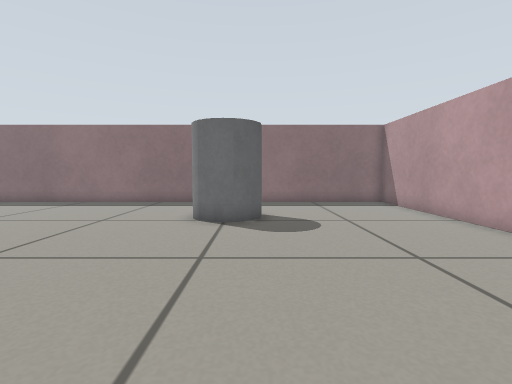
View 1 (above)

16 first-person views from a walk through a world built for the Gazebo simulator. The camera is 0.39 m above the floor, tilts 4° down and sees 85° across. The floor is counted in squares, 0.25 m on a side. Each view is taken from the middle of a square. On the plan, view 1 faces up. The plan holds only what a view shows up to about 14 squares ahead; the rest is blank.

View 2
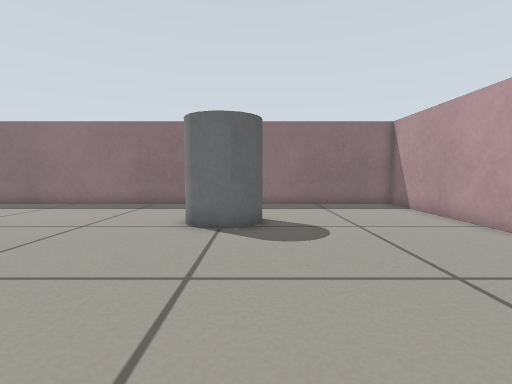

View 3
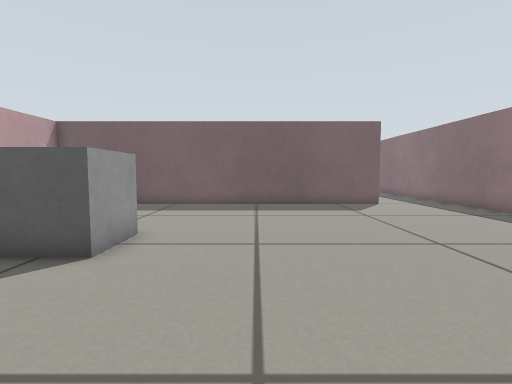

View 4
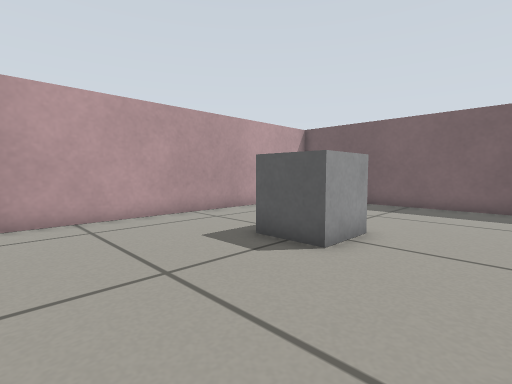

View 5
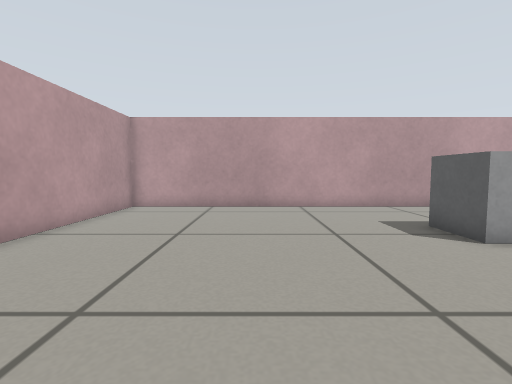

View 6
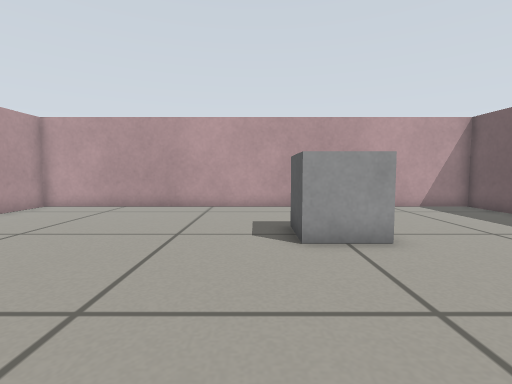

View 7
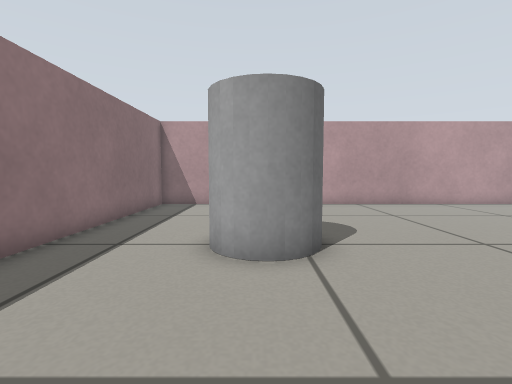

View 8
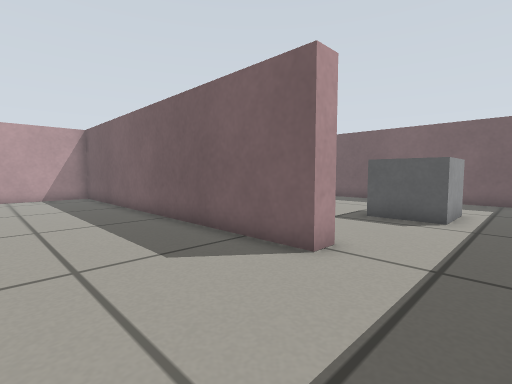

View 9
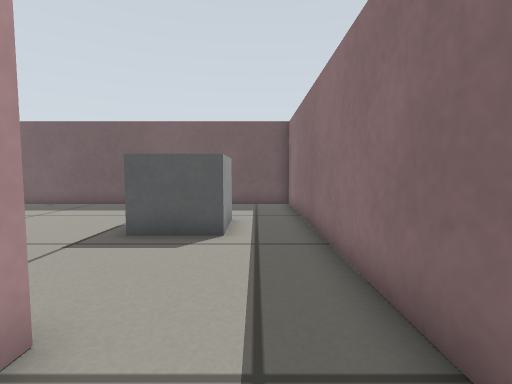

View 10
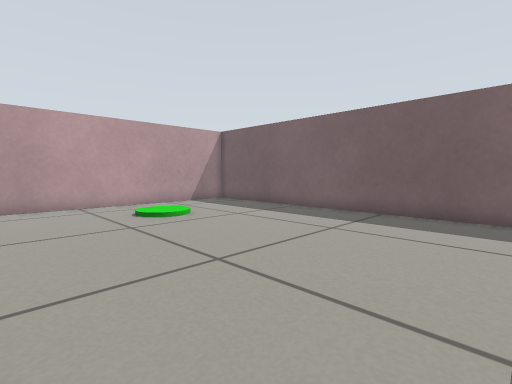

View 11
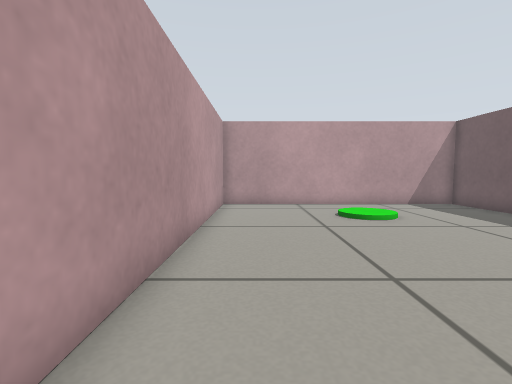

View 12
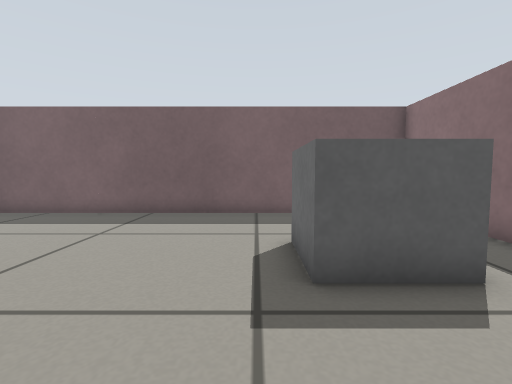

View 13
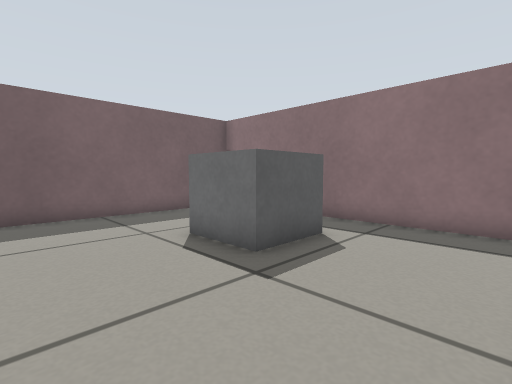

View 14
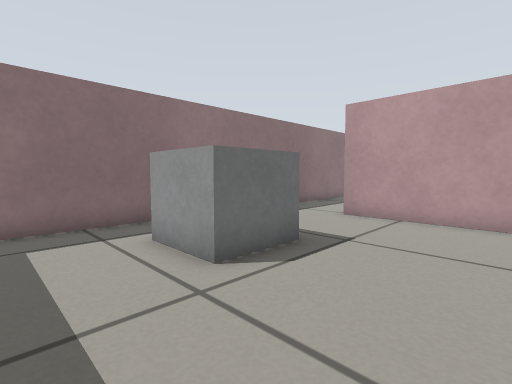

View 15
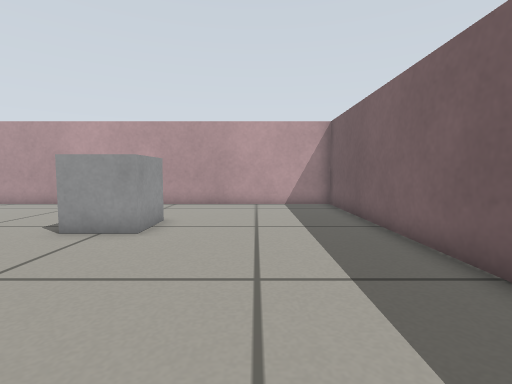

View 16
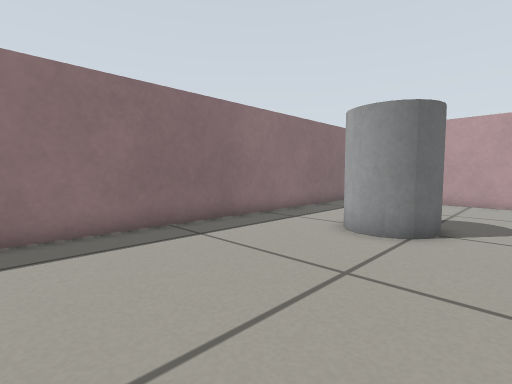

### Floor plan
Ten units are one square. View 1 is at (0, 0); x grows to the right and y downward. Boxes are objects, and circles mark ways between rooms. Rooms are numbered by the first view taken in them; rooms with no view inside come last. Other rooms are left out.
<svg viewBox="-251 -151 322 202">
<path fill="none" stroke="#000" d="M-126 -110 -126 46 66 46 66 -146 -126 -146M-126 -146 -246 -146 -246 46 -134 46 -134 -110 -126 -110"/>
<rect x="-65" y="-25" width="30" height="30" fill="#bbb"><title>grey box</title></rect>
<rect x="-25" y="-115" width="30" height="30" fill="#bbb"><title>grey cylinder</title></rect>
<rect x="-205" y="-125" width="30" height="30" fill="#bbb"><title>grey box</title></rect>
<circle cx="-130" cy="-130" r="3" fill="#2a7"/>
<text x="-30" y="-50">1</text>
<text x="-190" y="-50">2</text>
</svg>
Room 1 opens to room 2.

Where each view was taken, in squares from view 1:
view 1: 0 up, 0 right, facing up
view 2: 1 up, 0 right, facing up
view 3: 5 up, 1 right, facing left
view 4: 5 up, 1 right, facing down-left
view 5: 8 up, 1 right, facing down
view 6: 8 up, 3 left, facing down
view 7: 10 up, 7 left, facing right
view 8: 14 up, 8 left, facing down-left
view 9: 13 up, 11 left, facing left
view 10: 9 up, 14 left, facing down-left
view 11: 9 up, 15 left, facing down
view 12: 9 up, 14 left, facing left
view 13: 6 up, 14 left, facing up-left
view 14: 6 up, 23 left, facing up-right
view 15: 9 up, 9 left, facing down
view 16: 7 up, 9 left, facing up-right
